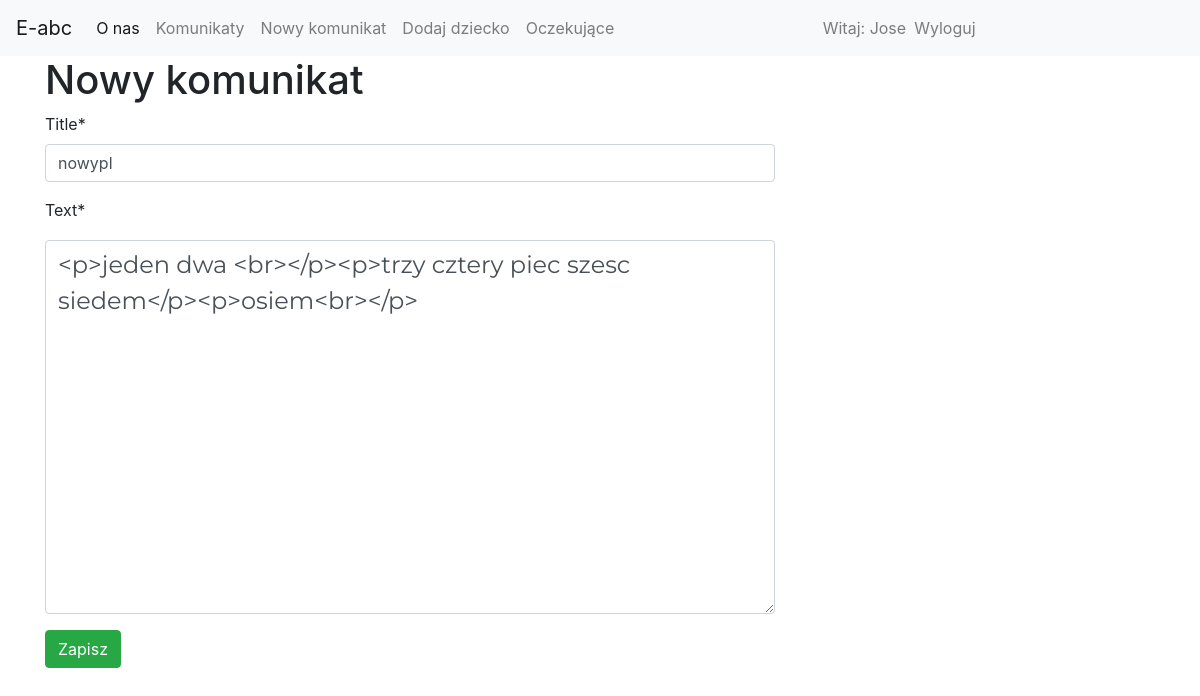
/post/22/edit/ (signed in), run on the app's committed database.
### blog/models.py (models this page shows, shortened)
class Post(models.Model):
    author = models.ForeignKey('auth.User', default=4, on_delete=models.CASCADE)
    title = models.CharField(max_length=200)
    text = models.TextField()
    created_date = models.DateTimeField(default=timezone.now)
    published_date = models.DateTimeField(blank=True, null=True)
    viewed_by = models.TextField(default="")

### blog/views.py (the view)
# urls.py: url(r'^post/(?P<pk>\d+)/edit/$', views.PostUpdateView.as_view(), name='post_edit'),
class PostUpdateView(LoginRequiredMixin,UpdateView):
    login_url = '/login/'
    redirect_field_name = 'blog/post_detail.html'
    form_class = PostForm
    model = Post

### blog/forms.py
class PostForm(forms.ModelForm):
    class Meta:
        model = Post
        fields = ('title', 'text',)
        widgets = {
            'title': forms.TextInput(attrs={'class': 'textinputclass'}),
            'text': forms.Textarea(attrs={'class': 'editable medium-editor-textarea postcontent'}),
        }

### blog/templates/blog/post_form.html (shortened to what this page needs)
{% extends 'blog/base.html' %}
{% load crispy_forms_tags %}
{% block content %}
    <h1>Nowy komunikat</h1>
    <form method="POST" class="post-form">
    {{ form|crispy }}
    <button type="submit" class="btn btn-success">Zapisz</button>
    </form>
{% endblock %}

### blog/templates/blog/base.html (shortened to what this page needs)
<!DOCTYPE html>
{% load staticfiles %}
<html>
    <head>
        <link rel="stylesheet" href="https://stackpath.bootstrapcdn.com/bootstrap/4.3.1/css/bootstrap.min.css">
        <link rel="stylesheet" href="https://use.fontawesome.com/releases/v5.8.1/css/all.css">
        <link rel="stylesheet" href="//cdn.jsdelivr.net/medium-editor/latest/css/medium-editor.min.css" type="text/css" media="screen" charset="utf-8">
        <link rel="stylesheet" href="{% static 'css/blog.css' %}">
<body>
<nav class="navbar navbar-expand-md navbar-light bg-light">
  <a class="navbar-brand" href="#">E-abc</a>
  <div class="collapse navbar-collapse" id="navbarNav">
    <div class="d-flex justify-content-start">
    <ul class="navbar-nav">
      <li class="nav-item active">
        <a class="nav-link" href="{% url 'about'%}">O nas </a>
      </li>
      {% if user.is_authenticated %}
      <li class="nav-item">
        <a class="nav-link" href="{% url 'post_list' %}">Komunikaty<span class="sr-only">(current)</span></a>
      </li>
      {% if user.is_superuser %}
      <li class="nav-item">
        <a class="nav-link" href="{% url 'post_new' %}" >Nowy komunikat</a>
      </li>
      <li class="nav-item">
        <a class="nav-link" href="{% url 'kid_new' %}" >Dodaj dziecko</a>
      </li>
      <li>
        <a class="nav-link" href="{% url 'post_draft_list' %}">Oczekujące</a>
      </li>
      {% endif %}
      {% endif %}
      </ul>
    </div>
  </div>
  {% if user.is_authenticated %}
  <div class="collapse navbar-collapse" id="navbarNav">
      <div class="d-md-flex justify-content-end">
        <span class="navbar-text">Witaj:  {{ user.username }}  </span>
        <ul class="navbar-nav">
          <li class="nav-item">
            <a class="nav-link" href="{% url 'logout' %}">Wyloguj</a>
          </li>
        </ul>
      </div>
    </div>
    {% else %}
    <div class="d-md-flex justify-content-end">
        <ul class="navbar-nav">
          <li><a class="nav-link" href="{% url 'login' %}" ><i class="fas fa-user" id="login_ico"></i> Zaloguj </a></li>
        </ul>
    </div>
    {% endif %}
</nav>
        <div class="content container">
            <div class="row">
                <div class="col-md-8">
                  <div class="blog_posts">
                    {% block content %}
                    {% endblock %}
                  </div>
                </div>
            </div>
        </div>
</body>
</html>

### blog/static/css/blog.css (style rules this page uses)
.postcontent { font-family: 'Montserrat'; font-size: 1.5em; margin-top: 10px; }

### data on the page
Post: title "nowypl", text "<p>jeden dwa <br></p><p>trzy cztery piec szesc siedem</p><p>osiem<br></p>"

### other printed values
{{ user.username }} "Jose"
